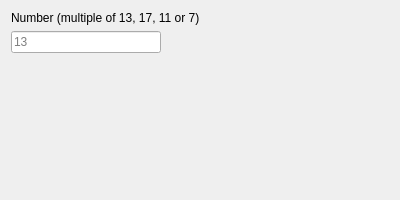
<?xml version="1.0" encoding="UTF-8"?>
<ui version="4.0">
 <class>Lab8Widget_ui</class>
 <widget class="QWidget" name="Lab8Widget_ui">
  <property name="geometry">
   <rect>
    <x>0</x>
    <y>0</y>
    <width>400</width>
    <height>200</height>
   </rect>
  </property>
  <property name="windowTitle">
   <string>Lab 8</string>
  </property>
  <layout class="QVBoxLayout" name="verticalLayout">
   <item>
    <widget class="QLabel" name="label_number">
     <property name="text">
      <string>Number (multiple of 13, 17, 11 or 7)</string>
     </property>
    </widget>
   </item>
   <item>
    <widget class="QLineEdit" name="edit_number">
     <property name="maximumSize">
      <size>
       <width>150</width>
       <height>16777215</height>
      </size>
     </property>
     <property name="placeholderText">
      <string>13</string>
     </property>
    </widget>
   </item>
   <item>
    <widget class="QLabel" name="label_result">
     <property name="text">
      <string/>
     </property>
    </widget>
   </item>
   <item>
    <spacer name="verticalSpacer">
     <property name="orientation">
      <enum>Qt::Orientation::Vertical</enum>
     </property>
     <property name="sizeHint" stdset="0">
      <size>
       <width>20</width>
       <height>40</height>
      </size>
     </property>
    </spacer>
   </item>
  </layout>
 </widget>
 <resources/>
 <connections/>
</ui>
